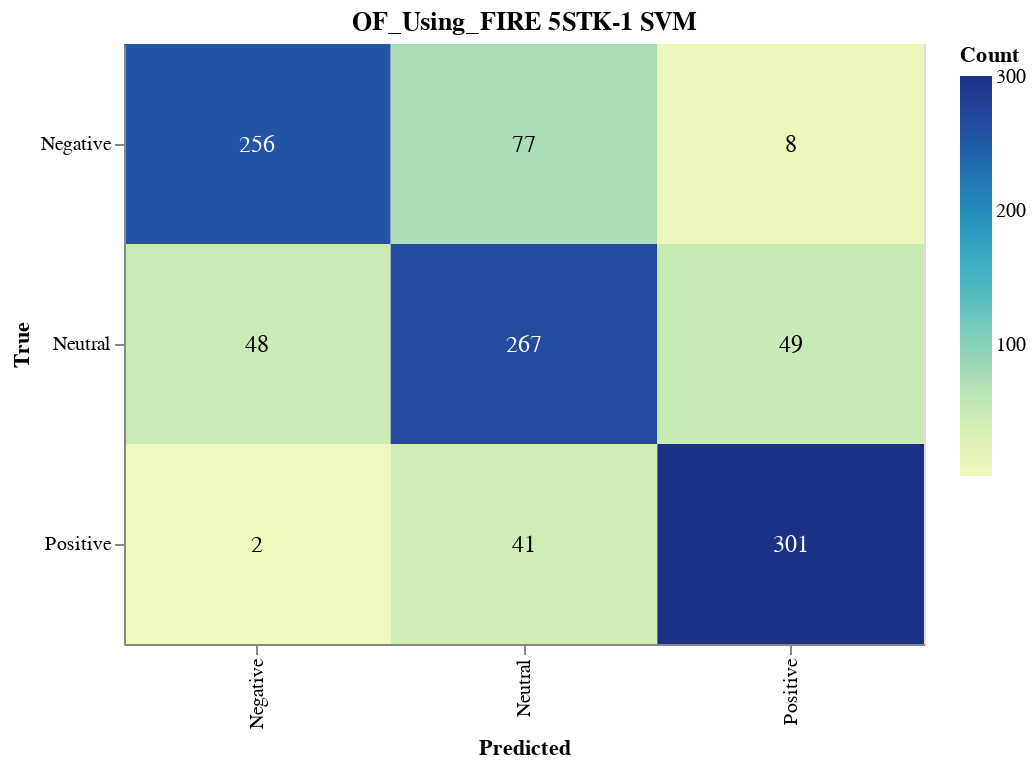

Notebook code cell kept with this figure:
### Markdown cell above
#### Save CM

### Code cell
import altair as alt
import altair_saver
import pandas as pd
from sklearn.metrics import confusion_matrix

# Calculate the confusion matrix
cm = confusion_matrix(y_val, svm_validation_predictions)

# Define class names
class_names = ['Negative', 'Neutral', 'Positive']

# Convert confusion matrix to DataFrame
cm_df = pd.DataFrame(cm, index=class_names, columns=class_names).reset_index().melt(id_vars='index')
cm_df.columns = ['True', 'Predicted', 'Count']

# Ensure the order of categories
cm_df['True'] = pd.Categorical(cm_df['True'], categories=class_names, ordered=True)
cm_df['Predicted'] = pd.Categorical(cm_df['Predicted'], categories=class_names, ordered=True)

# Create the Altair plot
heatmap = alt.Chart(cm_df).mark_rect().encode(
    x=alt.X('Predicted:O', sort=class_names),
    y=alt.Y('True:O', sort=class_names),
    color='Count:Q',
    tooltip=['True', 'Predicted', 'Count']
).properties(
    width=400,
    height=300,
    title='OF_Using_FIRE 5STK-1 SVM'
)

# Add text labels
text = heatmap.mark_text(
    align='center',
    baseline='middle',
    fontSize=12
).encode(
    text='Count:Q',
    color=alt.condition(
        alt.datum.Count > cm.max() / 2,
        alt.value('white'),
        alt.value('black')
    )
)

# Combine heatmap and text
final_chart = heatmap + text

# Display the plot
final_chart.show()

### Figure 1 — Vega-Lite specification as saved in the notebook (floating-point values rounded to 4 significant figures)
{"config": {"view": {"continuousWidth": 300, "continuousHeight": 300}}, "layer": [{"mark": {"type": "rect"}, "encoding": {"color": {"field": "Count", "type": "quantitative"}, "tooltip": [{"field": "True", "type": "ordinal"}, {"field": "Predicted", "type": "ordinal"}, {"field": "Count", "type": "quantitative"}], "x": {"field": "Predicted", "sort": ["Negative", "Neutral", "Positive"], "type": "ordinal"}, "y": {"field": "True", "sort": ["Negative", "Neutral", "Positive"], "type": "ordinal"}}, "title": "OF_Using_FIRE 5STK-1 SVM"}, {"mark": {"type": "text", "align": "center", "baseline": "middle", "fontSize": 12}, "encoding": {"color": {"condition": {"test": "(datum.Count > 150.5)", "value": "white"}, "value": "black"}, "text": {"field": "Count", "type": "quantitative"}, "tooltip": [{"field": "True", "type": "ordinal"}, {"field": "Predicted", "type": "ordinal"}, {"field": "Count", "type": "quantitative"}], "x": {"field": "Predicted", "sort": ["Negative", "Neutral", "Positive"], "type": "ordinal"}, "y": {"field": "True", "sort": ["Negative", "Neutral", "Positive"], "type": "ordinal"}}, "title": "OF_Using_FIRE 5STK-1 SVM"}], "data": {"name": "data-f9804bc01cc0c5dc31c8818df4de814c"}, "height": 300, "width": 400, "$schema": "https://vega.github.io/schema/vega-lite/v5.17.0.json", "datasets": {"data-f9804bc01cc0c5dc31c8818df4de814c": [{"True": "Negative", "Predicted": "Negative", "Count": 256}, {"True": "Neutral", "Predicted": "Negative", "Count": 48}, {"True": "Positive", "Predicted": "Negative", "Count": 2}, {"True": "Negative", "Predicted": "Neutral", "Count": 77}, {"True": "Neutral", "Predicted": "Neutral", "Count": 267}, {"True": "Positive", "Predicted": "Neutral", "Count": 41}, {"True": "Negative", "Predicted": "Positive", "Count": 8}, {"True": "Neutral", "Predicted": "Positive", "Count": 49}, {"True": "Positive", "Predicted": "Positive", "Count": 301}]}}
